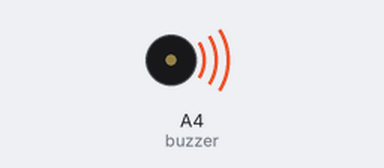
Recording of a sketch running on a simulated Arduino Uno, built with avr-gcc and run on an emulated ATmega328P. Parts: buzzer (waves = sounding).

Above: at 5.9 s.
At 102.2 s:
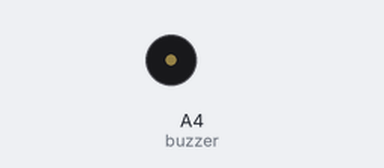
Timing chart, 0 to 103.7 s (numbered marks = the images above):
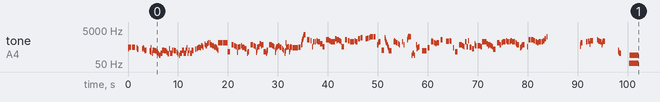

The sketch:

Dance_of_Aphros.ino
```cpp
// GENSHIN IMPACT 優菈 角色演示 OST "浪沫起舞" / Eula's Character Demo OST "Dance of Aphros"

#include <avr/pgmspace.h>

#define NOTE_B0  31
#define NOTE_C1  33
#define NOTE_CS1 35
#define NOTE_D1  37
#define NOTE_DS1 39
#define NOTE_E1  41
#define NOTE_F1  44
#define NOTE_FS1 46
#define NOTE_G1  49
#define NOTE_GS1 52
#define NOTE_A1  55
#define NOTE_AS1 58
#define NOTE_B1  62
#define NOTE_C2  65
#define NOTE_CS2 69
#define NOTE_D2  73
#define NOTE_DS2 78
#define NOTE_E2  82
#define NOTE_F2  87
#define NOTE_FS2 93
#define NOTE_G2  98
#define NOTE_GS2 104
#define NOTE_A2  110
#define NOTE_AS2 117
#define NOTE_B2  123
#define NOTE_C3  131
#define NOTE_CS3 139
#define NOTE_D3  147
#define NOTE_DS3 156
#define NOTE_E3  165
#define NOTE_F3  175
#define NOTE_FS3 185
#define NOTE_G3  196
#define NOTE_GS3 208
#define NOTE_A3  220
#define NOTE_AS3 233
#define NOTE_B3  247
#define NOTE_C4  262
#define NOTE_CS4 277
#define NOTE_D4  294
#define NOTE_DS4 311
#define NOTE_E4  330
#define NOTE_F4  349
#define NOTE_FS4 370
#define NOTE_G4  392
#define NOTE_GS4 415
#define NOTE_A4  440
#define NOTE_AS4 466
#define NOTE_B4  494
#define NOTE_C5  523
#define NOTE_CS5 554
#define NOTE_D5  587
#define NOTE_DS5 622
#define NOTE_E5  659
#define NOTE_F5  698
#define NOTE_FS5 740
#define NOTE_G5  784
#define NOTE_GS5 831
#define NOTE_A5  880
#define NOTE_AS5 932
#define NOTE_B5  988
#define NOTE_C6  1047
#define NOTE_CS6 1109
#define NOTE_D6  1175
#define NOTE_DS6 1245
#define NOTE_E6  1319
#define NOTE_F6  1397
#define NOTE_FS6 1480
#define NOTE_G6  1568
#define NOTE_GS6 1661
#define NOTE_A6  1760
#define NOTE_AS6 1865
#define NOTE_B6  1976
#define NOTE_C7  2093
#define NOTE_CS7 2217
#define NOTE_D7  2349
#define NOTE_DS7 2489
#define NOTE_E7  2637
#define NOTE_F7  2794
#define NOTE_FS7 2960
#define NOTE_G7  3136
#define NOTE_GS7 3322
#define NOTE_A7  3520
#define NOTE_AS7 3729
#define NOTE_B7  3951
#define NOTE_C8  4186
#define NOTE_CS8 4435
#define NOTE_D8  4699
#define NOTE_DS8 4978
#define NOTE_E8  5274
#define NOTE_F8  5588
#define NOTE_FS8 5920
#define NOTE_G8  6272
#define NOTE_GS8 6645
#define NOTE_A8  7074
#define NOTE_AS8 7459
#define NOTE_B8  7902
#define REST 0

int tempo = 122;
int buzzer = A4;

const int melody[] PROGMEM = {
 NOTE_G4,32,NOTE_B4,3,REST,16,NOTE_B4,32,NOTE_B4,32,NOTE_B4,4,REST,6,NOTE_A4,32,NOTE_G4,32,NOTE_FS4,6,REST,4,REST,16,NOTE_G4,12,NOTE_A4,12,NOTE_FS4,12,NOTE_D4,12,NOTE_E4,8,REST,3,
 NOTE_D4,32,NOTE_C4,32,NOTE_B3,32,NOTE_A4,8,NOTE_A3,16,NOTE_E4,8,NOTE_E4,16,NOTE_D4,4,NOTE_B3,8,NOTE_G3,8,NOTE_E3,8,NOTE_A3,8,NOTE_A3,16,NOTE_E4,8,NOTE_E4,16,NOTE_D4,4,NOTE_B3,8,NOTE_G3,8,NOTE_G4,8,
 NOTE_A3,8,NOTE_A3,16,NOTE_E4,8,NOTE_E4,16,NOTE_D4,4,NOTE_B3,8,NOTE_G3,8,NOTE_E3,8,NOTE_A3,8,NOTE_A3,16,NOTE_E4,8,NOTE_E4,16,NOTE_A3,8,NOTE_A3,16,NOTE_E4,8,NOTE_A4,16,NOTE_A3,8,NOTE_E4,8,NOTE_A3,8,NOTE_A3,24,NOTE_E4,24,REST,24,NOTE_E4,24,NOTE_D4,8,
 REST,8,NOTE_FS4,8,NOTE_G4,8,NOTE_A4,8,NOTE_B4,8,NOTE_A4,8,NOTE_D5,8,NOTE_B4,8,REST,12,NOTE_FS5,8,NOTE_D5,8,NOTE_G5,8,NOTE_A5,8,NOTE_A5,16,NOTE_E5,8,NOTE_E5,16,NOTE_D5,4,NOTE_B4,16,NOTE_C5,16,NOTE_B4,16,NOTE_A4,16,NOTE_G4,16,NOTE_E4,16,
 NOTE_A5,8,NOTE_A5,16,NOTE_A5,8,NOTE_A5,16,NOTE_A5,8,NOTE_A5,16,NOTE_A5,8,NOTE_A5,16,NOTE_A5,4,NOTE_C4,32,NOTE_C4,4,REST,12,NOTE_E5,16,NOTE_E5,16,NOTE_E5,12,REST,12,NOTE_D5,6,NOTE_C5,8,NOTE_B3,32,NOTE_B4,5,NOTE_C5,6,
 NOTE_D5,8,NOTE_B4,4,NOTE_G4,4,NOTE_A3,32,NOTE_C4,5,REST,8,NOTE_E5,16,NOTE_E5,16,NOTE_E5,6,NOTE_D5,6,NOTE_C5,8,NOTE_B3,32,NOTE_E4,32,NOTE_B4,8,NOTE_C5,6,NOTE_G5,8,NOTE_D5,32,NOTE_E5,4,NOTE_C4,4,NOTE_A3,32,NOTE_C4,32,NOTE_E4,6,REST,12,
 NOTE_E5,16,NOTE_E5,16,NOTE_E5,6,NOTE_D5,6,NOTE_C5,8,
 NOTE_B3,32,NOTE_E4,32,NOTE_G4,32,NOTE_B4,12,NOTE_C5,6,NOTE_D5,8,NOTE_B4,4,NOTE_G4,8,NOTE_E4,8,NOTE_A3,32,NOTE_C4,32,NOTE_DS4,32,NOTE_A5,12,NOTE_B4,6,NOTE_C5,8,NOTE_C4,32,NOTE_FS4,32,NOTE_A4,32,NOTE_C5,12,NOTE_B4,6,NOTE_A4,8,NOTE_A4,2,NOTE_B4,4,
 NOTE_E5,24,NOTE_FS5,24,NOTE_B5,24,NOTE_E6,24,NOTE_FS6,24,NOTE_B6,24,NOTE_E7,4,REST,8,NOTE_E6,16,NOTE_E6,16,NOTE_E6,8,REST,12,NOTE_D6,6,NOTE_C5,8,NOTE_B5,6,NOTE_C6,6,NOTE_D6,8,NOTE_B5,4,NOTE_G5,4,NOTE_C5,4,REST,8,
 NOTE_E6,16,NOTE_E6,16,NOTE_E6,6,NOTE_D6,6,NOTE_C6,8,NOTE_B5,6,NOTE_C6,6,NOTE_G6,8,NOTE_D6,32,NOTE_E6,4,NOTE_D6,8,NOTE_C6,8,NOTE_C5,4,REST,12,NOTE_E6,16,NOTE_E6,16,NOTE_E6,8,REST,12,
 NOTE_D6,6,NOTE_C6,8,NOTE_B5,6,NOTE_C6,6,NOTE_D6,8,NOTE_B5,4,NOTE_G6,4,NOTE_A6,4,REST,4,REST,32,NOTE_FS6,6,NOTE_GS6,6,NOTE_A6,8,NOTE_B6,6,NOTE_B6,6,NOTE_B6,8,NOTE_B6,16,REST,6,NOTE_E5,16,NOTE_F5,16,NOTE_A5,16,NOTE_B5,16,NOTE_C6,6,REST,16,NOTE_E4,6,NOTE_E4,8,
 NOTE_A6,16,NOTE_E6,16,NOTE_C6,16,NOTE_A5,16,NOTE_E5,16,NOTE_C5,16,NOTE_A4,16,NOTE_E4,16,NOTE_D4,4,REST,6,NOTE_C6,16,NOTE_D6,16,NOTE_B5,6,NOTE_A5,6,NOTE_G5,8,NOTE_E5,16,REST,4,NOTE_B5,8,NOTE_E5,8,REST,4,
 NOTE_E6,16,NOTE_A6,16,NOTE_B6,32,NOTE_C7,32,NOTE_B6,4,NOTE_E3,8,NOTE_A3,6,NOTE_E3,8,REST,16,NOTE_E5,16,NOTE_G4,16,NOTE_A4,16,NOTE_B4,16,NOTE_C5,8,REST,4,NOTE_D4,2,REST,32,NOTE_A4,4,REST,8,NOTE_C6,16,NOTE_D6,16,NOTE_B5,6,NOTE_A5,6,NOTE_G5,8,NOTE_A5,4,REST,8,
 NOTE_E6,8,NOTE_E6,8,REST,3,NOTE_CS6,6,NOTE_CS6,6,NOTE_D6,8,NOTE_CS6,16,REST,6,NOTE_A4,16,REST,6,NOTE_C4,4,REST,6,NOTE_E5,16,NOTE_E5,16,NOTE_E5,6,NOTE_D5,6,NOTE_C5,8,NOTE_B5,6,NOTE_C5,6,NOTE_D6,8,NOTE_B4,4,NOTE_G4,4,
 NOTE_G5,32,NOTE_E5,32,NOTE_D5,6,REST,8,NOTE_D5,16,NOTE_D5,16,NOTE_D5,6,NOTE_C5,6,NOTE_B5,8,NOTE_B5,6,NOTE_C6,6,NOTE_G5,8,NOTE_D5,32,NOTE_E5,4,NOTE_D5,8,NOTE_C5,8,NOTE_FS4,4,REST,8,NOTE_A5,16,NOTE_A5,16,NOTE_A5,6,NOTE_E5,6,
 NOTE_A5,8,NOTE_B5,6,NOTE_C6,6,NOTE_D6,8,NOTE_B5,4,NOTE_C6,8,NOTE_D6,8,NOTE_B5,3,REST,32,NOTE_A5,16,NOTE_G5,16,NOTE_E5,4,REST,16,NOTE_A4,16,NOTE_B4,16,NOTE_C5,16,NOTE_D5,16,NOTE_E5,4,REST,4,
 NOTE_C5,8,NOTE_E6,16,NOTE_E6,16,NOTE_E6,8,NOTE_E6,8,NOTE_E6,6,NOTE_D6,6,NOTE_C6,6,NOTE_A5,6,NOTE_B5,7,NOTE_C6,7,NOTE_B5,6,NOTE_D6,6,NOTE_G6,6,NOTE_B6,6,
 REST,-1,REST,-1,REST,4,NOTE_CS5,32,NOTE_E5,32,NOTE_A5,4,REST,3,NOTE_B5,6,NOTE_CS6,6,NOTE_FS5,32,NOTE_G5,32,NOTE_D6,3,REST,3,REST,16,
 NOTE_E6,16,NOTE_D6,16,NOTE_CS6,6,NOTE_B5,6,NOTE_E5,32,NOTE_A5,32,NOTE_CS6,3,REST,1,REST,4,NOTE_E4,32,NOTE_CS4,32,NOTE_B3,32,NOTE_A3,4,REST,2,REST,4,REST,16,NOTE_A1,24,NOTE_E3,24,NOTE_A1,24,NOTE_E3,24,NOTE_A1,24,NOTE_E3,24,NOTE_A1,24,NOTE_E3,24,NOTE_A1,24,NOTE_E3,24,
 NOTE_A1,24,NOTE_E3,24,NOTE_A1,24,NOTE_E3,24,NOTE_A1,24,NOTE_E3,24,NOTE_A1,24,NOTE_E3,24,NOTE_A1,24,NOTE_E3,24,NOTE_A1,24,NOTE_E3,24,

};

int notes = sizeof(melody) / sizeof(melody[0]) / 2;
int wholenote = (60000 * 4) / tempo;

void playMelody(const int melody[], int notes, int wholenote) {
  for (int thisNote = 0; thisNote < notes * 2; thisNote += 2) {

    int pitch = pgm_read_word(&melody[thisNote]);
    int divider = pgm_read_word(&melody[thisNote + 1]);

    int noteDuration;

    if (divider > 0) {
      // 正常音符
      noteDuration = wholenote / divider;
    } else {
      // 負音符（1.5倍）
      noteDuration = wholenote / abs(divider);
      noteDuration = noteDuration * 1.5;
    }

    tone(buzzer, pitch, noteDuration * 0.9);
    delay(noteDuration);
    noTone(buzzer);
  }
}

void setup() {
  playMelody(melody, notes, wholenote);
}

void loop() {
}
```
